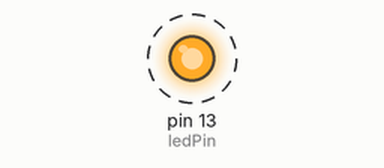
This sketch was run on a simulated Arduino Uno, built with avr-gcc and run on an emulated ATmega328P. Parts: output pins drawn as LEDs (lit = HIGH). Dashed ring = blinking.

Above: at 0.2 s.
Timing chart, 0 to 3.5 s (numbered marks = the images above):
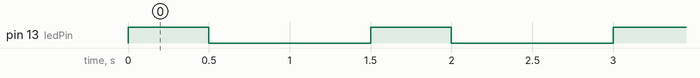

The sketch:

arduinoOutputLED.ino
```cpp
/*
 Simple Output
 */

int ledPin = 13;

void setup(){
  pinMode(ledPin,OUTPUT);
}
void loop(){
  digitalWrite(ledPin,HIGH);
  delay(500);
  digitalWrite(ledPin,LOW);
  delay(1000);
}
```

Measured:
- by itself, pin 13 (ledPin): alternates HIGH for 0.50 s and LOW for 1.0 s
